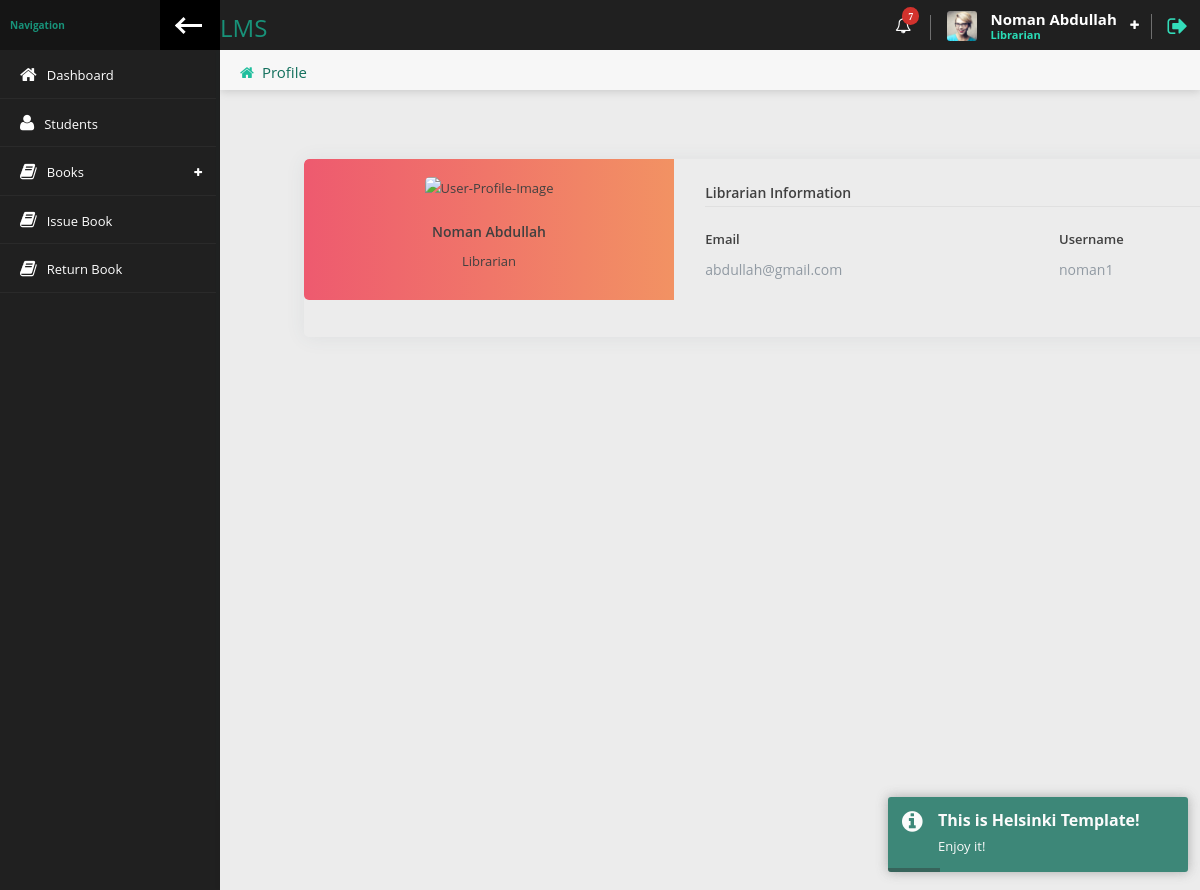
Page /lms/librarian/profile.php (signed in) on the committed database.
### tables this page shows
CREATE TABLE `librarian` (
  `id` int(3) NOT NULL,
  `firstname` varchar(50) NOT NULL,
  `lastname` varchar(50) NOT NULL,
  `email` varchar(100) NOT NULL,
  `username` varchar(20) NOT NULL,
  `password` varchar(100) NOT NULL,
  `datetime` timestamp NOT NULL DEFAULT current_timestamp()
);

### lms/librarian/profile.php (the view, shortened to what this page needs)
<?php
require_once 'header.php';
?>
                <div class="content-header">
                    <div class="leftside-content-header">
                        <ul class="breadcrumbs">
                            <li><i class="fa fa-home" aria-hidden="true"></i><a href="javascript:avoid(0)">Profile</a></li>
                        </ul>
                    </div>
                </div>
<div class="page-content page-container" id="page-content">
    <div class="padding">
        <div class="row container d-flex justify-content-center">
            <div class="col-xl-6 col-md-12">
                <div class="card user-card-full">
                    <div class="row m-l-0 m-r-0">
                        <div class="col-sm-4 bg-c-lite-green user-profile">
                            <div class="card-block text-center text-white">
                                <div class="m-b-25"> <img src="https://img.icons8.com/bubbles/100/000000/user.png" class="img-radius" alt="User-Profile-Image"> </div>
                                <h6 class="f-w-600"><?= ucwords($librarian_info['firstname']).' '.ucwords($librarian_info['lastname']);?></h6>
                                <p>Librarian</p> <i class=" mdi mdi-square-edit-outline feather icon-edit m-t-10 f-16"></i>
                            </div>
                        </div>
                        <div class="col-sm-8">
                            <div class="card-block">
                                <h6 class="m-b-20 p-b-5 b-b-default f-w-600">Librarian Information</h6>
                                <div class="row">
                                    <div class="col-sm-6">
                                        <p class="m-b-10 f-w-600">Email</p>
                                        <h6 class="text-muted f-w-400"><?= $librarian_info['email'];?></h6>
                                    </div>
                                    <div class="col-sm-6">
                                        <p class="m-b-10 f-w-600">Username</p>
                                        <h6 class="text-muted f-w-400"><?= $librarian_info['username'];?></h6>
                                    </div>
                                <ul class="social-link list-unstyled m-t-40 m-b-10">
                                    <li></li>
                                    <li></li>
                                    <li></li>
                                </ul>
                            </div>
                        </div>
                    </div>
                </div>
            </div>
<?php require_once 'footer.php'; ?>

### lms/librarian/header.php (shortened to what this page needs)
<?php
require_once '../dbcon.php';
$page = explode('/',$_SERVER['PHP_SELF']);
$page = end($page);
$librarian_login = $_SESSION['librarian_login'];
$data = mysqli_query($db, "SELECT * FROM librarian WHERE email='$librarian_login'");
$librarian_info = mysqli_fetch_assoc($data);
?>
<!doctype html>
<html lang="en" class="fixed left-sidebar-top">
<head>
    <link href="../assets/vendor/pace/pace-theme-minimal.css" rel="stylesheet" />
    <link rel="stylesheet" href="../assets/vendor/bootstrap/css/bootstrap.css">
    <link rel="stylesheet" href="../assets/vendor/font-awesome/css/font-awesome.css">
    <link rel="stylesheet" href="../assets/vendor/animate.css/animate.css">
    <link rel="stylesheet" href="../assets/vendor/toastr/toastr.min.css">
    <link rel="stylesheet" href="../assets/vendor/magnific-popup/magnific-popup.css">
    <link rel="stylesheet" href="../assets/vendor/data-table/media/css/dataTables.bootstrap.min.css">
    <link rel="stylesheet" href="../assets/stylesheets/css/style.css">
</head>
<body>
    <div class="wrap">
        <div class="page-header">
            <div class="leftside-header">
                <div class="logo">
                    <a href="index.php" class="on-click">
                        <h3>LMS</h3>
                    </a>
                </div>
            </div>
            <div class="rightside-header">
                <div class="header-section hidden-xs" id="notice-headerbox">
                    <div class="notice" id="alerts-notice">
                        <i class="fa fa-bell-o" aria-hidden="true"><span class="badge badge-xs badge-top-right x-danger">7</span></i>
                    </div>
                </div>
                <div class="header-section" id="user-headerbox">
                    <div class="user-header-wrap">
                        <div class="user-photo">
                            <img alt="profile photo" src="../assets/images/avatar/avatar_user.jpg" />
                        </div>
                        <div class="user-info">
                            <span class="user-name"><?= ucwords($librarian_info['firstname']).' '.ucwords($librarian_info['lastname']);?></span>
                            <span class="user-profile">Librarian</span>
                        </div>
                        <i class="fa fa-plus icon-open" aria-hidden="true"></i>
                    </div>
                </div>
                <div class="header-section">
                    <a href="logout.php" data-toggle="tooltip" data-placement="left" title="Logout"><i class="fa fa-sign-out log-out" aria-hidden="true"></i></a>
                </div>
            </div>
        </div>
        <div class="page-body">
            <div class="left-sidebar">
                <div class="left-sidebar-header">
                    <div class="left-sidebar-title">Navigation</div>
                    <div class="left-sidebar-toggle c-hamburger c-hamburger--htla hidden-xs" data-toggle-class="left-sidebar-collapsed" data-target="html">
                        <span></span>
                    </div>
                </div>
                <div id="left-nav" class="nano">
                    <div class="nano-content">
                        <nav>
                            <ul class="nav nav-left-lines" id="main-nav">
                                <li class="<?= $page == 'index.php' ? 'active-item':''?>"><a href="index.php"><i class="fa fa-home" aria-hidden="true"></i><span>Dashboard</span></a></li>
                                <li class="<?= $page == 'students.php' ? 'active-item':''?>"><a href="students.php"><i class="fa fa-user" aria-hidden="true"></i><span>Students</span></a></li>
                                <li class="has-child-item close-item <?= $page == 'add-book.php' ? 'open-item':''?><?= $page == 'manage-books.php' ? 'open-item':''?>">
                                    <a><i class="fa fa-book" aria-hidden="true"></i><span>Books</span></a>
                                </li>
                                <li class="<?= $page == 'issue-book.php' ? 'active-item':''?>"><a href="issue-book.php"><i class="fa fa-book" aria-hidden="true"></i><span>Issue Book</span></a></li>
                                <li class="<?= $page == 'return-book.php' ? 'active-item':''?>"><a href="return-book.php"><i class="fa fa-book" aria-hidden="true"></i><span>Return Book</span></a></li>
                            </ul>
                        </nav>
                    </div>
                </div>
            </div>
            <div class="content">

### lms/librarian/header.php (style rules this page uses)
body { background-color: #f9f9fa }
.padding { padding: 3rem !important }
.user-card-full { overflow: hidden }
.card { border-radius: 5px; -webkit-box-shadow: 0 1px 20px 0 rgba(69, 90, 100, 0.08); box-shadow: 0 1px 20px 0 rgba(69, 90, 100, 0.08); border: none; margin-bottom: 30px }
.m-r-0 { margin-right: 0px }
.m-l-0 { margin-left: 0px }
.user-card-full .user-profile { border-radius: 5px 0 0 5px }
.bg-c-lite-green { background: -webkit-gradient(linear, left top, right top, from(#f29263), to(#ee5a6f)); background: linear-gradient(to right, #ee5a6f, #f29263) }
.card-block { padding: 1.25rem }
.m-b-25 { margin-bottom: 25px }
.img-radius { border-radius: 5px }
h6 { font-size: 14px }
.card .card-block p { line-height: 25px }
.b-b-default { border-bottom: 1px solid #e0e0e0 }
.m-b-20 { margin-bottom: 20px }
.p-b-5 { padding-bottom: 5px !important }
.m-b-10 { margin-bottom: 10px }
.text-muted { color: #919aa3 !important }
.f-w-600 { font-weight: 600 }
.m-t-40 { margin-top: 20px }
.user-card-full .social-link li { display: inline-block }

### rows in the picture
librarian: firstname "Noman", lastname "Abdullah", email "abdullah@gmail.com", username "noman1"
